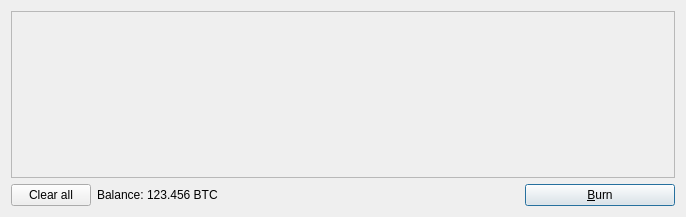
<?xml version="1.0" encoding="UTF-8"?>
<ui version="4.0">
 <class>BurnCoinsDialog</class>
 <widget class="QDialog" name="BurnCoinsDialog">
  <property name="geometry">
   <rect>
    <x>0</x>
    <y>0</y>
    <width>686</width>
    <height>217</height>
   </rect>
  </property>
  <property name="windowTitle">
   <string>Send Coins</string>
  </property>
  <layout class="QVBoxLayout" name="verticalLayout">
   <item>
    <widget class="QScrollArea" name="scrollArea">
     <property name="widgetResizable">
      <bool>true</bool>
     </property>
     <widget class="QWidget" name="scrollAreaWidgetContents">
      <property name="geometry">
       <rect>
        <x>0</x>
        <y>0</y>
        <width>666</width>
        <height>165</height>
       </rect>
      </property>
      <layout class="QVBoxLayout" name="verticalLayout_2">
       <property name="margin">
        <number>0</number>
       </property>
       <item>
        <layout class="QVBoxLayout" name="entries">
         <property name="spacing">
          <number>6</number>
         </property>
        </layout>
       </item>
       <item>
        <spacer name="verticalSpacer">
         <property name="orientation">
          <enum>Qt::Vertical</enum>
         </property>
         <property name="sizeHint" stdset="0">
          <size>
           <width>20</width>
           <height>40</height>
          </size>
         </property>
        </spacer>
       </item>
      </layout>
     </widget>
    </widget>
   </item>
   <item>
    <layout class="QHBoxLayout" name="horizontalLayout">
     <item>
      <widget class="QPushButton" name="clearButton">
       <property name="sizePolicy">
        <sizepolicy hsizetype="Minimum" vsizetype="Fixed">
         <horstretch>0</horstretch>
         <verstretch>0</verstretch>
        </sizepolicy>
       </property>
       <property name="toolTip">
        <string>Remove all transaction fields</string>
       </property>
       <property name="text">
        <string>Clear all</string>
       </property>
       <property name="icon">
        <iconset resource="../bitcoin.qrc">
         <normaloff>:/icons/remove</normaloff>:/icons/remove</iconset>
       </property>
       <property name="autoRepeatDelay">
        <number>300</number>
       </property>
      </widget>
     </item>
     <item>
      <layout class="QHBoxLayout" name="horizontalLayout_2">
       <property name="spacing">
        <number>3</number>
       </property>
       <item>
        <widget class="QLabel" name="label">
         <property name="text">
          <string>Balance:</string>
         </property>
        </widget>
       </item>
       <item>
        <widget class="QLabel" name="labelBalance">
         <property name="text">
          <string>123.456 BTC</string>
         </property>
         <property name="textInteractionFlags">
          <set>Qt::LinksAccessibleByMouse|Qt::TextSelectableByKeyboard|Qt::TextSelectableByMouse</set>
         </property>
        </widget>
       </item>
      </layout>
     </item>
     <item>
      <spacer name="horizontalSpacer">
       <property name="orientation">
        <enum>Qt::Horizontal</enum>
       </property>
       <property name="sizeHint" stdset="0">
        <size>
         <width>40</width>
         <height>20</height>
        </size>
       </property>
      </spacer>
     </item>
     <item>
      <widget class="QPushButton" name="sendButton">
       <property name="minimumSize">
        <size>
         <width>150</width>
         <height>0</height>
        </size>
       </property>
       <property name="toolTip">
        <string>Confirm the send action</string>
       </property>
       <property name="text">
        <string>&amp;Burn</string>
       </property>
       <property name="icon">
        <iconset resource="../bitcoin.qrc">
         <normaloff>:/icons/burn</normaloff>:/icons/burn</iconset>
       </property>
       <property name="default">
        <bool>true</bool>
       </property>
      </widget>
     </item>
    </layout>
   </item>
  </layout>
 </widget>
 <resources>
  <include location="../bitcoin.qrc"/>
 </resources>
 <connections/>
</ui>
